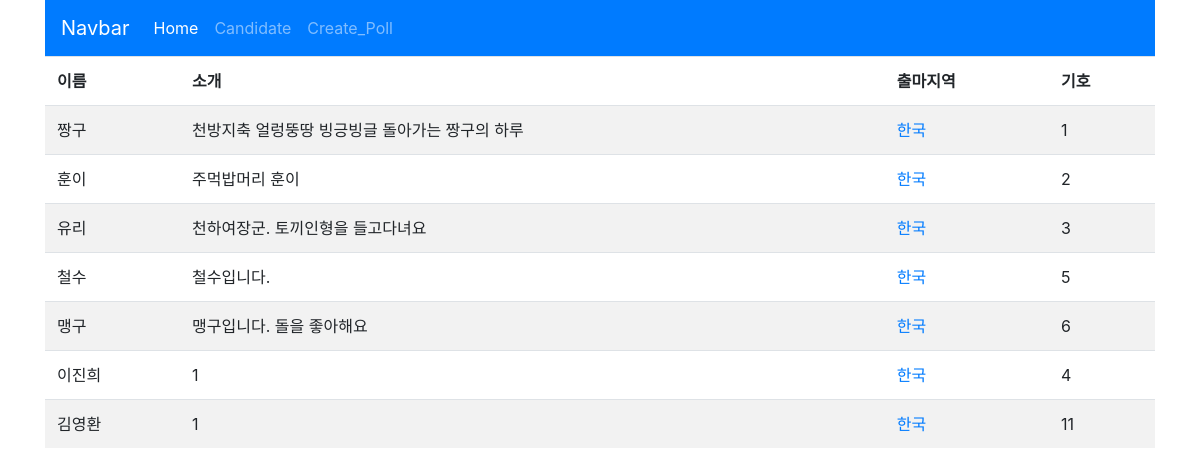
Page /candidate/ on the committed database.
### elections/models.py (models this page shows, shortened)
class Candidate(models.Model):
    name = models.CharField(max_length=10)
    introduction = models.TextField()
    area = models.CharField(max_length=15)
    party_number = models.IntegerField(default=1)

### elections/views.py (the view)
# urls.py: path('candidate/', views.candidate),
def candidate(request):
    candidates = Candidate.objects.all()
    context = {'candidates': candidates}
    return render(request, 'elections/candidate.html', context)

### elections/templates/elections/candidate.html (shortened to what this page needs)
{% extends "elections/layout.html" %}
{% block content %}
<table class="table table-striped">
    <thead>
    <tr>
        <td><B>이름</B></td>
        <td><B>소개</B></td>
        <td><B>출마지역</B></td>
        <td><B>기호</B></td>
    </tr>
    </thead>
    <tbody>
    {% for candidate in candidates %}
    <tr>
        <td>{{ candidate.name }}</td>
        <td>{{ candidate.introduction }}</td>
        <td><a href="areas/{{ candidate.area }}">{{ candidate.area }}</a></td>
        <td>{{ candidate.party_number }}</td>
    </tr>
    {% endfor %}
</table>
{% endblock %}

### rows in the picture
Candidate: name "짱구", introduction "천방지축 얼렁뚱땅 빙긍빙글 돌아가는 짱구의 하루", area "한국", party_number "1"
Candidate: name "훈이", introduction "주먹밥머리 훈이", area "한국", party_number "2"
Candidate: name "유리", introduction "천하여장군. 토끼인형을 들고다녀요", area "한국", party_number "3"
Candidate: name "철수", introduction "철수입니다.", area "한국", party_number "5"
Candidate: name "맹구", introduction "맹구입니다. 돌을 좋아해요", area "한국", party_number "6"
Candidate: name "이진희", introduction "1", area "한국", party_number "4"
Candidate: name "김영환", introduction "1", area "한국", party_number "11"
